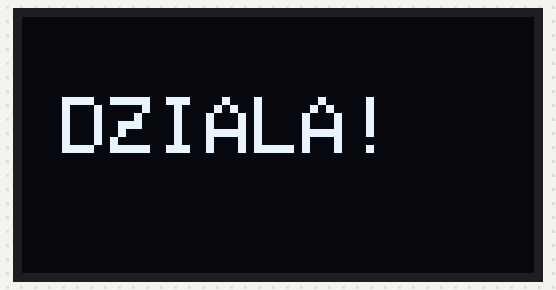
The sketch below on a simulated Arduino Uno, built with avr-gcc and run on an emulated ATmega328P. On the bench: 128×64 one-colour display.

Above: at 0.1 s.

The sketch:

basic_oled.ino
```cpp
// OLED Connections
// GND→GND, VCC→3V3, D0→D18, D1→D23, RES→D4, DC→D2, CS→D15

#include <SPI.h>
#include <Adafruit_GFX.h>
#include <Adafruit_SSD1306.h>

Adafruit_SSD1306 display(128, 64, 23, 18, 2, 4, 15);

void setup()
{
  display.begin(SSD1306_SWITCHCAPVCC);
  display.clearDisplay();
  display.setTextSize(2);
  display.setTextColor(SSD1306_WHITE);
  display.setCursor(10, 20);
  display.print("DZIALA!");
  display.display();
}

void loop()
{
  delay(1000);
}
```
